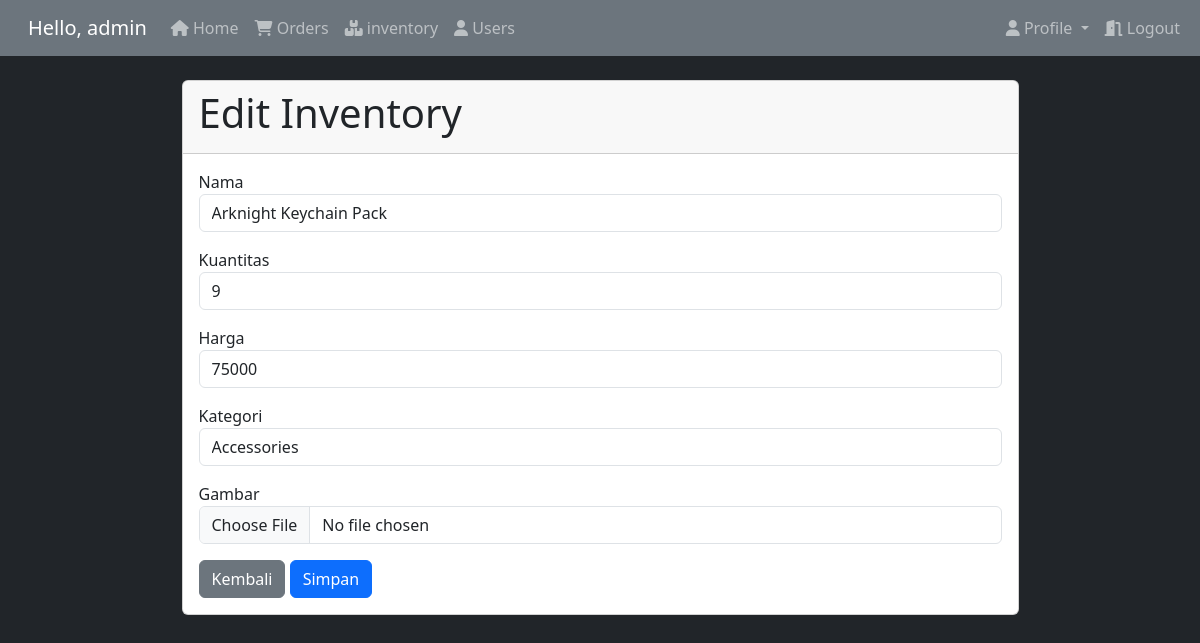
Before: /admin/edit_inventory.php?id=40 (signed in) with the older database file.
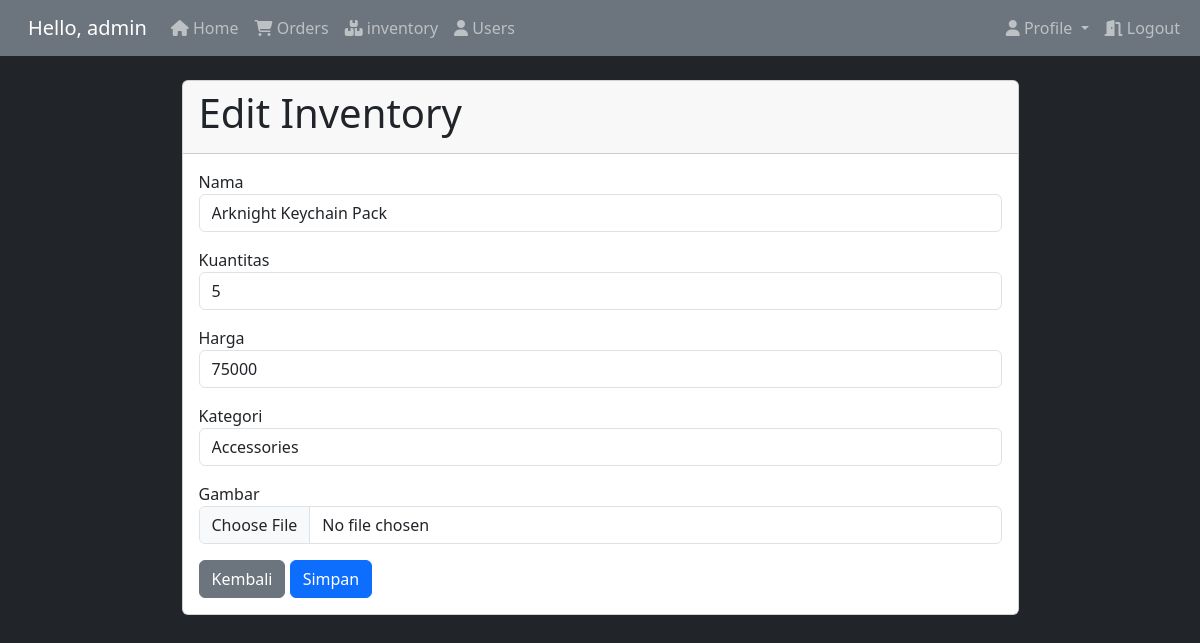
After: the same page with the newer database file.
### tables this page shows
CREATE TABLE `inventory` (
  `id` int NOT NULL,
  `nama` varchar(100) NOT NULL,
  `kuantitas` int NOT NULL,
  `harga` decimal(10,0) NOT NULL,
  `gambar` varchar(255) NOT NULL,
  `kategori_id` int DEFAULT NULL,
  `created_at` timestamp NULL DEFAULT CURRENT_TIMESTAMP,
  `updated_at` timestamp NULL DEFAULT CURRENT_TIMESTAMP ON UPDATE CURRENT_TIMESTAMP
);

CREATE TABLE `kategori` (
  `id` int NOT NULL,
  `nama` varchar(100) NOT NULL
);

### app/controller/InventoryController.php (called while the page is built, shortened)
<?php
class InventoryController
{
    private $conn;
    public function __construct($conn)
    {
        $this->conn = $conn;
    }
    public function getAllCategories()
    {
        $sql = "SELECT * FROM kategori";
        $result = $this->conn->query($sql);
        $categories = [];
        if ($result->num_rows > 0) {
            while ($row = $result->fetch_assoc()) {
                $categories[] = $row;
            }
        }
        return $categories;
    }
    public function getInventoryById($id)
    {
        $sql = "SELECT * FROM inventory WHERE id = ?";
        $stmt = $this->conn->prepare($sql);
        $stmt->bind_param('i', $id);
        $stmt->execute();
        $result = $stmt->get_result();
        if ($result->num_rows > 0) {
            return $result->fetch_assoc();
        } else {
            return false;
        }
    }
}

### admin/edit_inventory.php (the view, shortened to what this page needs)
<?php
require '../app/controller/InventoryController.php';
require '../layout/admin/header.php';
$controller = new InventoryController($conn);
if ($_SERVER['REQUEST_METHOD'] == 'POST') {
    $id = htmlspecialchars($_POST['id']);
    $nama = htmlspecialchars($_POST['nama']);
    $kuantitas = htmlspecialchars($_POST['kuantitas']);
    $harga = htmlspecialchars($_POST['harga']);
    $gambar = $_FILES['gambar'];
    $kategori_id = htmlspecialchars($_POST['kategori_id']);
    if ($controller->updateInventory($id, $nama, $kuantitas, $harga, $gambar, $kategori_id)) {
        header("Location: inventory.php");
        exit();
    } else {
        $error = "Gagal mengedit inventory.";
    }
} else {
    $id = isset($_GET['id']) ? $_GET['id'] : 0;
    if ($id == 0 || !($get_id = $controller->getInventoryById($id))) {
        $_SESSION['error_message'] = 'Inventory tidak ditemukan';
        header("Location: inventory.php");
        exit();
    }
    $categories = $controller->getAllCategories();
}
?>
<div class="container mt-4">
    <div class="card w-75 mx-auto">
        <div class="card-header">
            <h1>Edit Inventory</h1>
        </div>
        <div class="card-body">
            <form action="edit_inventory.php" method="POST" enctype="multipart/form-data">
                <div class="form-group mb-3">
                    <label for="nama">Nama</label>
                    <input type="text" name="nama" id="nama" class="form-control" value="<?php echo $get_id['nama']; ?>" required>
                </div>
                <div class="form-group mb-3">
                    <label for="kuantitas">Kuantitas</label>
                    <input type="number" name="kuantitas" id="kuantitas" class="form-control" value="<?php echo $get_id['kuantitas']; ?>" required>
                </div>
                <div class="form-group mb-3">
                    <label for="harga">Harga</label>
                    <input type="number" name="harga" id="harga" class="form-control" value="<?php echo $get_id['harga']; ?>" required>
                </div>
                <div class="form-group mb-3">
                    <label for="kategori_id">Kategori</label>
                    <select name="kategori_id" id="kategori_id" class="form-control" required>
                        <?php foreach ($categories as $category) : ?>
                            <option value="<?php echo $category['id']; ?>" <?php echo $category['id'] == $get_id['kategori_id'] ? 'selected' : ''; ?>><?php echo $category['nama']; ?></option>
                        <?php endforeach; ?>
                    </select>
                </div>
                <div class="form-group mb-3">
                    <label for="gambar">Gambar</label>
                    <input type="file" name="gambar" id="gambar" class="form-control">
                </div>
                <a href="inventory.php" class="btn btn-secondary">Kembali</a>
                <button type="submit" class="btn btn-primary">Simpan</button>
            </form>
        </div>
    </div>
</div>
<?php
require '../layout/admin/footer.php';
?>

Changed rows visible on the page:
changed inventory "Arknight Keychain Pack": kuantitas "9" → "5"
